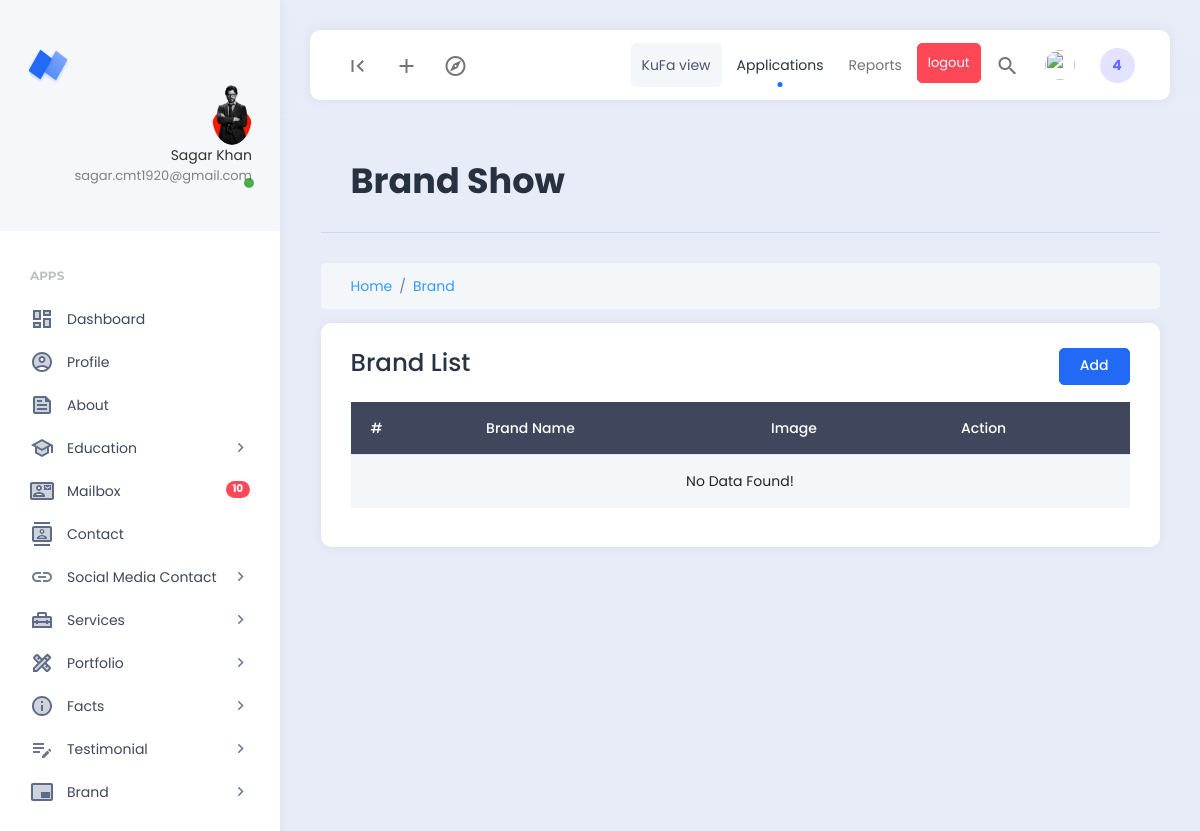
/dashboard/brand_show.php (signed in), run on an earlier commit of the app's database.
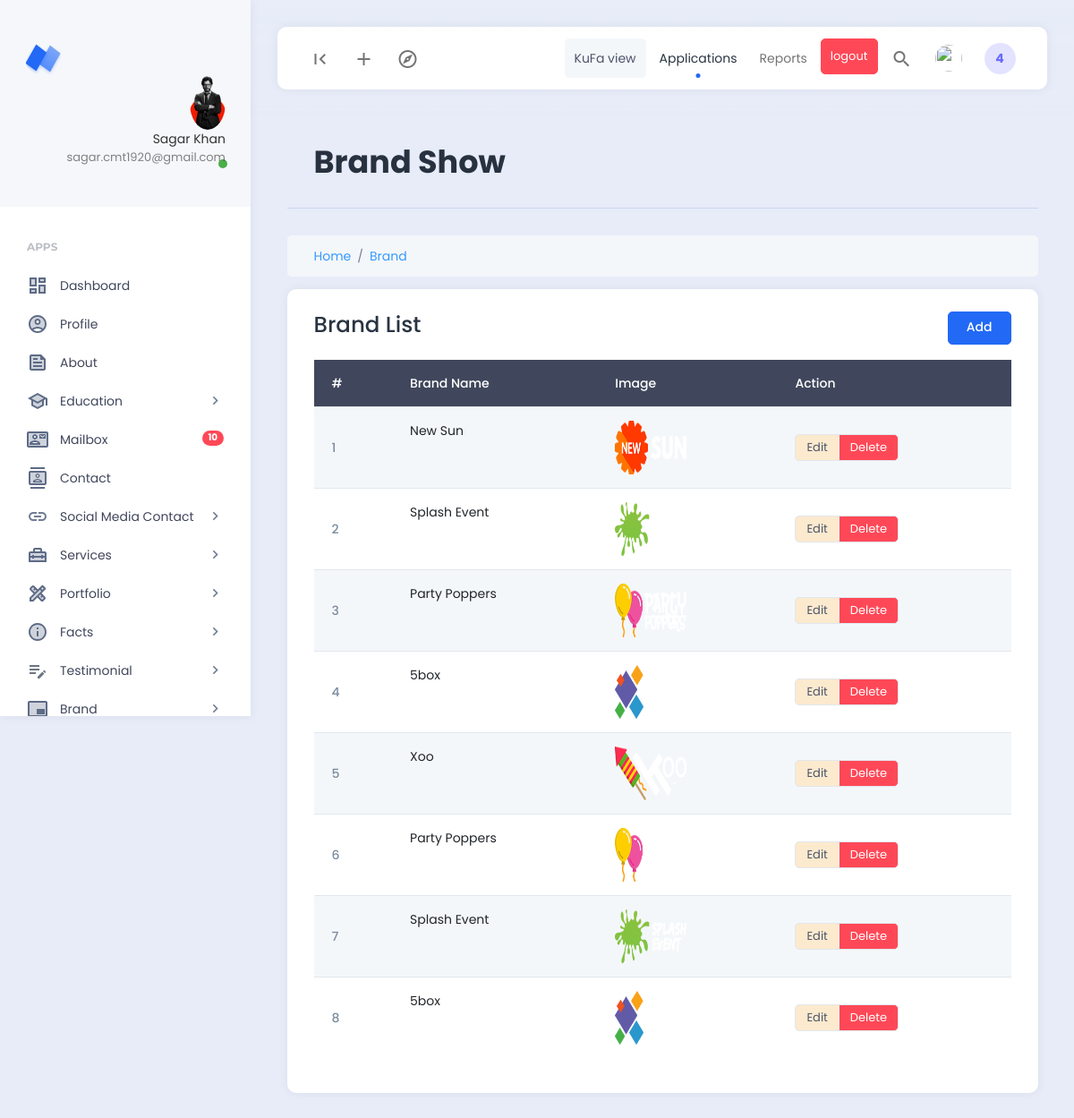
And on a later commit of the database.
### tables this page shows
CREATE TABLE `brands` (
  `id` int NOT NULL,
  `brand_name` varchar(200) NOT NULL,
  `image` varchar(200) NOT NULL DEFAULT 'default.jpg'
);

### dashboard/brand_show.php (the view, shortened to what this page needs)
<?php
    include('./extends/header.php');
    include('../config/db.php');
    $select_brands = "SELECT * FROM  brands";
    $brands = mysqli_query($db_connect,$select_brands);
    $single_port = mysqli_fetch_assoc($brands);
    $serial = 0;
?>
<div class="row">
    <div class="col">
        <div class="page-description">
            <h1>Brand Show</h1>
        </div>
    </div>
    <div class="col-12">
        <nav aria-label="breadcrumb">
            <ol class="breadcrumb breadcrumb-container">
                <li class="breadcrumb-item"><a href="#">Home</a></li>
                <li class="breadcrumb-item"><a href="#">Brand</a></li>
            </ol>
        </nav>
    </div>
    <div class="col-12">
        <div class="card">
            <div class="card-header d-flex justify-content-between">
                <h3>Brand List</h3>
                <a href="brand_add.php" class="btn btn-primary">Add</a>
            </div>
            <div class="card-body">
                <div class="table-responsive">
                    <table class="table table-striped">
                        <thead class="table-dark">
                            <tr>
                                <th scope="col">#</th>
                                <th scope="col">Brand Name</th>
                                <th scope="col">Image</th>
                                <th scope="col">Action</th>
                            </tr>
                        </thead>
                        <tbody>
                            <?php if($single_port) : ?>
                            <?php foreach($brands as $brand) :?>
                            <tr>
                                <th scope="row" class="align-middle"><?= ++$serial ?></th>
                                <td><?= $brand['brand_name']?></td>
                                <td class="align-middle"><img src="../images/brand/<?= $brand['image']?>" alt="image"
                                        style="width:80px; height:60px;"></td>
                                <td class="align-middle">
                                    <div class="btn-group">
                                        <a href="brand_edit.php?edit_id=<?= $brand['id'] ?>"
                                            class="btn btn-secondary btn-sm">Edit</a>
                                        <a href="brand_post.php?delete_id=<?= $brand['id'] ?>"
                                            class="btn btn-danger btn-sm">Delete</a>
                                    </div>
                                </td>
                            </tr>
                            <?php endforeach;?>
                            <?php else: ?>
                            <tr>
                                <td colspan="6" class="text-center">No Data Found!</td>
                            </tr>
                            <?php endif;?>
                        </tbody>
                    </table>
                </div>
            </div>
        </div>
    </div>
</div>
<?php
include('./extends/footer.php')
?>

### dashboard/extends/header.php (shortened to what this page needs)
<!DOCTYPE html>
<html lang="en">
<head>
    <link href="../assets/plugins/bootstrap/css/bootstrap.min.css" rel="stylesheet">
    <link href="../assets/plugins/perfectscroll/perfect-scrollbar.css" rel="stylesheet">
    <link href="../assets/plugins/pace/pace.css" rel="stylesheet">
    <link href="../assets/css/main.min.css" rel="stylesheet">
    <link href="../assets/css/custom.css" rel="stylesheet">
    <link rel="stylesheet" href="https://cdnjs.cloudflare.com/ajax/libs/font-awesome/6.4.2/css/all.min.css"
 />
</head>
<body>
    <div class="app align-content-stretch d-flex flex-wrap">
        <div class="app-sidebar" style="overflow-y: scroll;">
            <div class="logo">
                <a href="index.html" class="logo-icon"><span class="logo-text">Neptune</span></a>
                <div class="sidebar-user-switcher user-activity-online">
                    <a href="#">
                        <img src="../images/profile/<?= $_SESSION['admin_image'] ?>" style="border-radius: 50%;">
                        <span class="activity-indicator"></span>
                        <span class="user-info-text"><?= $_SESSION['admin_name'] ?><br>
                            <span class="user-state-info"><?= $_SESSION['admin_email']?></span></span>
                    </a>
                </div>
            </div>
            <div class="app-menu">
                <ul class="accordion-menu">
                    <li class="sidebar-title">
                        Apps
                    </li>
                    <li class="<?= (basename($_SERVER['PHP_SELF']) == 'home.php') ? 'active-page': '' ?>">
                        <a href="home.php" class="active"><i class="material-icons-two-tone">dashboard</i>Dashboard</a>
                    </li>
                    <li class="<?= (basename($_SERVER['PHP_SELF']) == 'profile.php') ? 'active-page': '' ?>">
                        <a href="profile.php" class="active"><i class="material-icons-two-tone">
                                account_circle</i>Profile</a>
                    </li>
                    <li class="<?= (basename($_SERVER['PHP_SELF']) == 'about_show.php') ? 'active-page': '' ?>">
                        <a href="about_show.php"><i class="material-icons-two-tone">feed</i>About</a>
                    </li>
                    <li class="<?= (basename($_SERVER['PHP_SELF']) == 'about_post.php') ? 'active-page': '' ?>">
                        <a href="about_post.php"><i class="material-icons-two-tone">school</i>Education<i
                                class="material-icons has-sub-menu">keyboard_arrow_right</i></a>
                    </li>
                    <li class="<?= (basename($_SERVER['PHP_SELF']) == 'mail_show.php') ? 'active-page': '' ?>">
                        <a href="mail_show.php" class="active"><i
                                class="material-icons-two-tone">contact_mail</i>Mailbox<span
                                class="badge rounded-pill badge-danger float-end">10</span></a>
                    </li>
                    <li class="<?= (basename($_SERVER['PHP_SELF']) == 'contact.php') ? 'active-page': '' ?>">
                        <a href="contact.php" class="active"><i class="material-icons-two-tone">contacts</i>Contact</a>
                    </li>
                    <li class="<?= (basename($_SERVER['PHP_SELF']) == 'social_media_post.php') ? 'active-page': '' ?>">
                        <a href="social_media_post.php"><i class="material-icons-two-tone">link</i>Social Media
                            Contact<i class="material-icons has-sub-menu">keyboard_arrow_right</i></a>
                    </li>
                    <li class="<?= (basename($_SERVER['PHP_SELF']) == 'services.php') ? 'active-page': '' ?>">
                        <a href="services.php"><i class="material-icons-two-tone">home_repair_service</i>Services<i
                                class="material-icons has-sub-menu">keyboard_arrow_right</i></a>
                    </li>
                    <li class="<?= (basename($_SERVER['PHP_SELF']) == 'portfolio_post.php') ? 'active-page': '' ?>">
                        <a href="portfolio_post.php"><i class="material-icons-two-tone">design_services</i>Portfolio<i
                                class="material-icons has-sub-menu">keyboard_arrow_right</i></a>
                    </li>
                    <li class="<?= (basename($_SERVER['PHP_SELF']) == 'facts_post.php') ? 'active-page': '' ?>">
                        <a href="facts_show.php"><i class="material-icons-two-tone">info</i>Facts<i
                                class="material-icons has-sub-menu">keyboard_arrow_right</i></a>
                    </li>
                    <li class="<?= (basename($_SERVER['PHP_SELF']) == 'testimonial_post.php') ? 'active-page': '' ?>">
                        <a href="testimonial_post.php"><i class="material-icons-two-tone">edit_note</i>Testimonial<i
                                class="material-icons has-sub-menu">keyboard_arrow_right</i></a>
                    </li>
                    <li class="<?= (basename($_SERVER['PHP_SELF']) == 'brand_post.php') ? 'active-page': '' ?>">
                        <a href="brand_post.php"><i class="material-icons-two-tone">branding_watermark</i>Brand<i
                                class="material-icons has-sub-menu">keyboard_arrow_right</i></a>
                    </li>
                </ul>
            </div>
        </div>
        <div class="app-container">
            <div class="app-header">
                <nav class="navbar navbar-light navbar-expand-lg">
                    <div class="container-fluid">
                        <div class="navbar-nav" id="navbarNav">
                            <ul class="navbar-nav">
                                <li class="nav-item">
                                    <a class="nav-link hide-sidebar-toggle-button" href="#"><i
                                            class="material-icons">first_page</i></a>
                                </li>
                                <li class="nav-item dropdown hidden-on-mobile">
                                    <a class="nav-link dropdown-toggle" href="#" id="addDropdownLink" role="button"
                                        data-bs-toggle="dropdown" aria-expanded="false">
                                        <i class="material-icons">add</i>
                                    </a>
                                </li>
                                <li class="nav-item dropdown hidden-on-mobile">
                                    <a class="nav-link dropdown-toggle" href="#" id="exploreDropdownLink" role="button"
                                        data-bs-toggle="dropdown" aria-expanded="false">
                                        <i class="material-icons-outlined">explore</i>
                                    </a>
                                </li>
                            </ul>
                        </div>
                        <div class="d-flex">
                            <ul class="navbar-nav">
                                <li class="nav-item hidden-on-mobile">
                                    <a class="btn btn-light" href="http://localhost/batch-2304/project/kufa/"
                                        target=_blank;">KuFa view</a>
                                </li>
                                <li class="nav-item hidden-on-mobile">
                                    <a class="nav-link active" href="#">Applications</a>
                                </li>
                                <li class="nav-item hidden-on-mobile">
                                    <a class="nav-link" href="#">Reports</a>
                                </li>
                                <li class="nav-item hidden-on-mobile">
                                    <a class="nav-link btn btn-danger text-white btn-sm" href="logout.php">logout</a>
                                </li>
                                <li class=" nav-item">
                                    <a class="nav-link toggle-search" href="#"><i class="material-icons">search</i></a>
                                </li>
                                <li class="nav-item hidden-on-mobile">
                                    <a class="nav-link language-dropdown-toggle" href="#" id="languageDropDown"
                                        data-bs-toggle="dropdown"><img src="../assets/images/flags/bd.png" alt=""
                                            class="rounded-circle"></a>
                                </li>
                                <li class="nav-item hidden-on-mobile">
                                    <a class="nav-link nav-notifications-toggle" id="notificationsDropDown" href="#"
                                        data-bs-toggle="dropdown">4</a>
                                </li>
                            </ul>
                        </div>
                    </div>
                </nav>
            </div>
            <div class="app-content">
                <div class="content-wrapper">
                    <div class="container">

### dashboard/extends/footer.php (shortened to what this page needs)
</div>
</div>
</div>
</div>
</div>
</body>
</html>

What changed in the data, as far as the page shows it:
added brands: brand_name "New Sun", image (picture)
added brands: brand_name "Splash Event", image (picture)
added brands: brand_name "Party Poppers", image (picture)
added brands: brand_name "5box", image (picture)
added brands: brand_name "Xoo", image (picture)
added brands: brand_name "Party Poppers", image (picture)
added brands: brand_name "Splash Event", image (picture)
added brands: brand_name "5box", image (picture)
Also different on the page:
text no longer shown: "No Data Found!"
